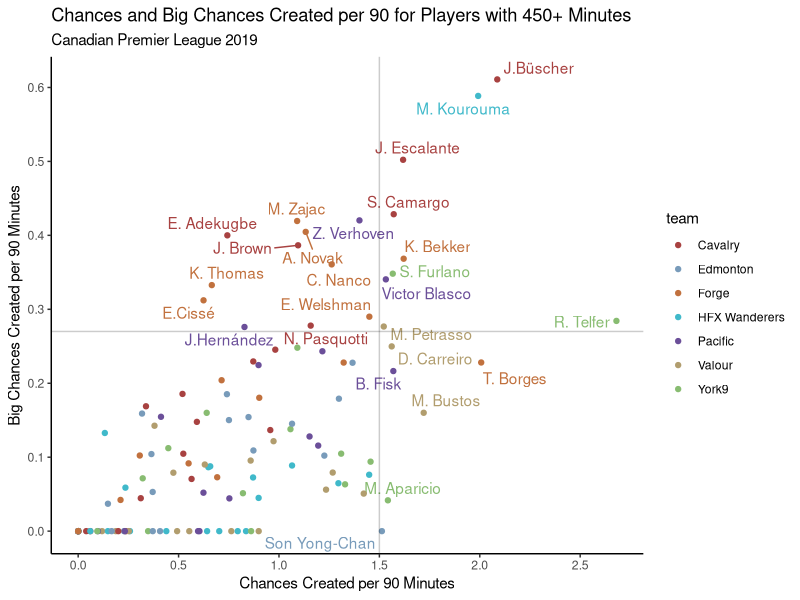

Write R code to recreate this figure.
## ---- chunk 1
knitr::opts_chunk$set(echo = TRUE, fig.width = 12, fig.height = 8)
## ---- chunk 2
library(tidyverse)
library(ggrepel)
## ---- chunk 3
playerTotals <- read.csv("./CPL Player Totals 2019.csv")
## ---- chunk 4
playerTotals[13, 10] <- "J.Büscher"
playerTotals[96, 10] <- "D.Choinière"
playerTotals[117, 10] <- "J.Hernández"
playerTotals[50, 10] <- "E.Cissé"
## ---- chunk 5
playerTotals %>%
  mutate(
    ChanceCrtd90 = if_else(Min == 0, 0, Chance / Min * 90),
    BgChncCrtd90 = if_else(Min == 0, 0, BgChncCrtd / Min * 90)
  ) %>% subset(
    Min>=450
  )-> playerTotals90
## ---- chunk 6
ggplot(data=playerTotals90, aes(x=ChanceCrtd90,y=BgChncCrtd90, color=team, label=player)) + 
  labs(
    title = "Chances and Big Chances Created per 90 for Players with 450+ Minutes",
    subtitle = "Canadian Premier League 2019",
    x = "Chances Created per 90 Minutes",
    y = "Big Chances Created per 90 Minutes") +
  geom_text_repel(
    data = subset(playerTotals90, (ChanceCrtd90>1.5 | BgChncCrtd90>0.27)),
    show.legend = FALSE
  ) + geom_point() + 
  geom_hline(yintercept = 0.27, alpha = 0.2) +
  geom_vline(xintercept = 1.5, alpha = 0.2) +
  scale_x_continuous(n.breaks = 8) +
  scale_y_continuous(n.breaks = 7) +
  scale_color_manual(values=c("#a84241", "#789bba", "#c1713e", "#40b9ca", "#6b4f99", "#b19d6e", "#88bc71")) +
  theme_classic()
